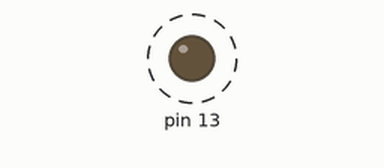
Recording of a sketch running on a simulated Arduino Uno, built with avr-gcc and run on an emulated ATmega328P. Parts: output pins drawn as LEDs (lit = HIGH). Dashed ring = blinking.

Above: at 0.5 s.
Timing chart, 0 to 4.6 s (numbered marks = the images above):
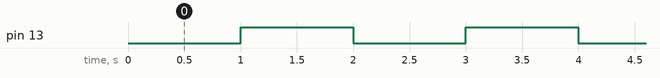

Measured:
- by itself, pin 13: alternates HIGH for 1.0 s and LOW for 1.0 s

The sketch:

timer1-normal-interrupt.ino
```cpp
/*******************************************************************************
 * Make delay 1s with timer 1, normal mode, prescaler 256, interrupt
 * TCNT1 = 65536-(1s*16000000Hz)/256 = 3036 = 0x0BDC
 *******************************************************************************
 */

// Timer 1 overflow interrupt every 1s
ISR(TIMER1_OVF_vect)
{
  // Toggle LED on pin 13
  bitSet(PINB, 5);
  // Load initial count value for next count
  TCNT1 = 0x0BDC;
}

void setup()
{
  init_timer1();
  // PB5 (Arduino digital pin 13) as output
  bitSet(DDRB, 5);
}

void loop()
{
}

// Timer 1 initialization
void init_timer1()
{
  // Load initial count value
  TCNT1 = 0x0BDC;
  // Normal mode, prescaler 256
  TCCR1A = 0;
  TCCR1B = (1 << CS12);
  // Enable timer 1 overflow interrupt
  TIMSK1 = (1 << TOIE1);
  // Enable global interrupt
  sei();
}
```
